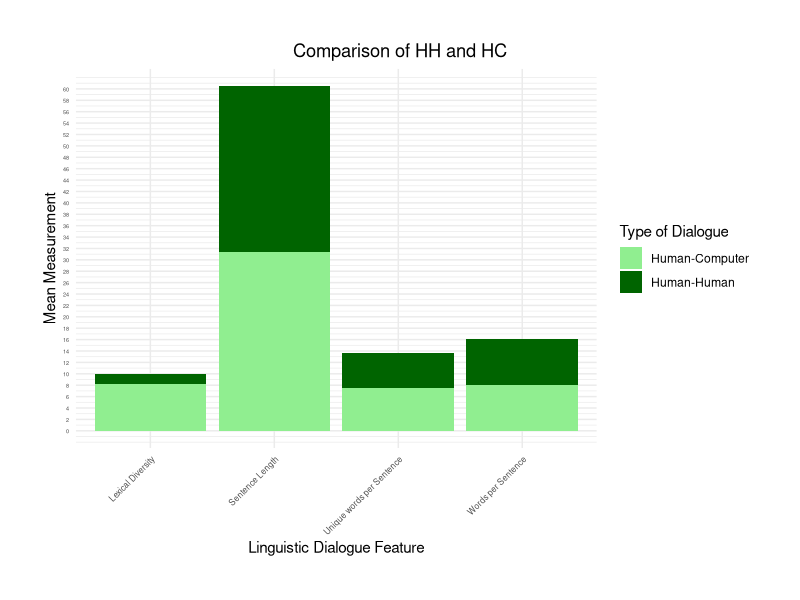

The R source for this figure:
## ---- chunk 1
knitr::opts_chunk$set(echo = TRUE)
library(ggplot2)
## ---- chunk 2
# Creating the Data Frame
dialogue_data <- data.frame(
  Feature = c("Sentence Length", 
              "Words per Sentence", 
              "Unique words per Sentence", 
              "Lexical Diversity"),
  HH1 = c(52.558, 13.767, 12.093, 9.287),
  HH2 = c(55.209, 13.478, 11.791, 11.006),
  HH3 = c(73.681, 20.931, 17.056, 9.816),
  HC1 = c(33.372, 8.721, 8.093, 9.618),
  HC2 = c(22.452, 5.71, 5.613, 6.915),
  HC3 = c(38.393, 9.714, 8.857, 8.277)
)
## ---- chunk 3
dialogue_data
## ---- chunk 4
# Splitting the dataframe

# Data Frame with HH1 to HH3
dialogue_HH <- dialogue_data[, c("Feature", "HH1", "HH2", "HH3")]

dialogue_HC <- dialogue_data[, c("Feature", "HC1", "HC2", "HC3")]
## ---- chunk 5
dialogue_HH
dialogue_HC
## ---- chunk 6
# Compute the mean for each measurement
dialogue_HH$Mean <- rowMeans(dialogue_HH[, 2:4])
## ---- chunk 7
dialogue_HH
## ---- chunk 8
# Compute the mean for each measurement
dialogue_HC$Mean <- rowMeans(dialogue_HC[, 2:4])
## ---- chunk 9
dialogue_HC
## ---- chunk 10
  dialogue_summary <- data.frame(
  Feature = dialogue_HH$Feature,
  HH = dialogue_HH$Mean,
  HC = dialogue_HC$Mean
)
## ---- chunk 11
dialogue_summary
## ---- chunk 12
  ggplot(dialogue_summary) + 
  geom_bar(aes(x = Feature, y = HH, fill = "Human-Human"), stat = "identity", position = "dodge") + 
  geom_bar(aes(x = Feature, y = HC, fill = "Human-Computer"), stat = "identity", position = "dodge") +
  scale_fill_manual(values=c("Human-Human"="darkgreen", "Human-Computer"="lightgreen")) +
  scale_y_continuous(breaks = seq(0, max(dialogue_summary$HH, na.rm = TRUE), by = 2)) +
  theme_minimal() +
  labs(title = "Comparison of HH and HC", y = "Mean Measurement", x = "Linguistic Dialogue Feature", fill = "Type of Dialogue") +
  theme(axis.text.x = element_text(size = 6, hjust = 1, angle = 45),
        plot.title.position = "plot",
        axis.text.y = element_text(size = 4),
        plot.title = element_text(hjust = 0.5),
        plot.margin = margin(1.1, 1.1, 1.1, 1.1, "cm"))
## ---- chunk 13
# Test 1 - Sentence length of human-human interactions
x <- c(52.558, 55.209, 73.681)
y <- c(33.372, 22.452, 38.393)
t.test(x, y)
